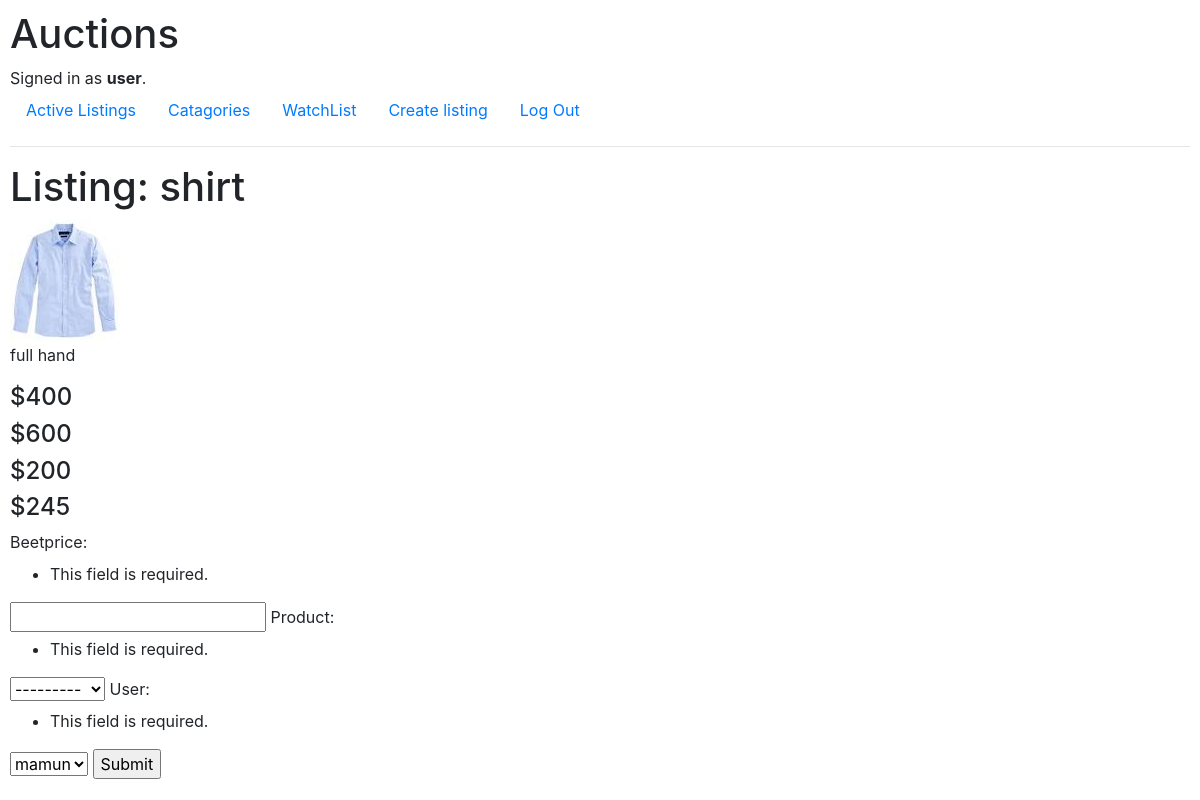
/listing/2 (signed in), run on the app's committed database.
### auctions/models.py (models this page shows, shortened)
class User(AbstractUser):
    pass

class Product(models.Model):
    productname = models.CharField(max_length=60)
    price = models.IntegerField(default=0)
    description = models.CharField(max_length=250, default='', blank=True, null=True)
    posted = models.DateTimeField(default=timezone.now)
    image = models.ImageField(upload_to='products')
    catagory=models.ForeignKey(Category, on_delete=models.CASCADE, default=1)
    def __str__(self):
        return self.productname

class Beet(models.Model):
    beetprice = models.IntegerField(default=0)
    product = models.ForeignKey(Product, on_delete=models.CASCADE, related_name='beet_set')
    user = models.ForeignKey(User, on_delete=models.CASCADE, default=1)
    def __str__(self):
        return str(self.beetprice)

### auctions/views.py (the view)
# urls.py: path("listing/<str:id>", views.bid, name = "bid" ),
def bid(request, id):
    products = Product.objects.get(pk=id)
    beet = products.beet_set.all()
    form = beetForm(request.POST)
    if request.method == 'POST':
        if form.is_valid():
            form.save()
            return HttpResponseRedirect(id)
        else:
            form = NameForm()
    context = {
        "product": products,
        "beet": beet,
        "form": form
    }
    return render(request, "auctions/bid.html", context)

### auctions/models.py
class beetForm(ModelForm):
    class Meta:
        model = Beet
        fields = ['beetprice', 'product', 'user']

### auctions/templates/auctions/bid.html (shortened to what this page needs)
{% extends "auctions/layout.html" %}
{%block body%}
<h1>Listing: {{product.productname}}</h1>
<img src = "{{product.image.url}}">
<p>{{product.description}}</p>
{%for b in beet%}
	<h4>${{b}}</h4>
{%endfor%}
<form action="{% url "bid" product.id %}" method="post">
    {{ form }}
    <input type="submit" value="Submit">
</form>
{%endblock%}

### auctions/templates/auctions/layout.html (shortened to what this page needs)
{% load static %}
<!DOCTYPE html>
<html lang="en">
    <head>
        <link rel="stylesheet" href="https://stackpath.bootstrapcdn.com/bootstrap/4.4.1/css/bootstrap.min.css">
    </head>
    <body>
        <h1>Auctions</h1>
        <div>
            {% if user.is_authenticated %}
                Signed in as <strong>{{ user.username }}</strong>.
            {% else %}
                Not signed in.
            {% endif %}
        </div>
        <ul class="nav">
            <li class="nav-item">
                <a class="nav-link" href="{% url 'index' %}">Active Listings</a>
            </li>
            {% if user.is_authenticated %}
                <li class="nav-item">
                    <a class="nav-link" href="{% url 'logout' %}">Catagories</a>
                </li>
                <li class="nav-item">
                    <a class="nav-link" href="{% url 'logout' %}">WatchList</a>
                </li>
                    <a class="nav-link" href="{% url 'logout' %}">Create listing</a>
                <li class="nav-item">
                    <a class="nav-link" href="{% url 'logout' %}">Log Out</a>
                </li>
            {% endif %}
        </ul>
        <hr>
        {% block body %}
        {% endblock %}
    </body>
</html>

### auctions/templates/auctions/layout.html (style rules this page uses)
body { padding: 10px; }
img { max-width: 100% }

### data on the page
User: username "user"
Product: productname "shirt", image (picture), description "full hand"
Beet: beetprice "400"
Beet: beetprice "600"
Beet: beetprice "200"
Beet: beetprice "245"
